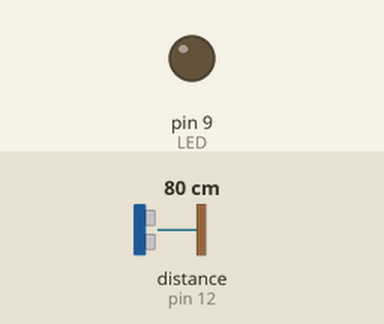
Recording of a sketch running on a simulated Arduino Uno, built with avr-gcc and run on an emulated ATmega328P. On the bench: output pins drawn as LEDs (lit = HIGH). The inputs (shaded band) are chosen by the test bench; at power-on: distance to the obstacle (sensor on pin 12) 80 cm. The echo pulse lasts 58.3 µs per cm.

Above: at 1.2 s.
1.3 s: distance to the obstacle (sensor on pin 12) set to 54 cm
2.8 s: distance to the obstacle (sensor on pin 12) set to 49 cm
At 3.5 s:
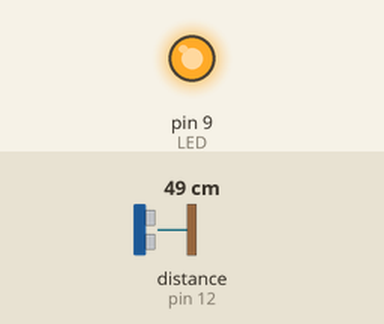
4.3 s: distance to the obstacle (sensor on pin 12) set to 18 cm
At 4.9 s:
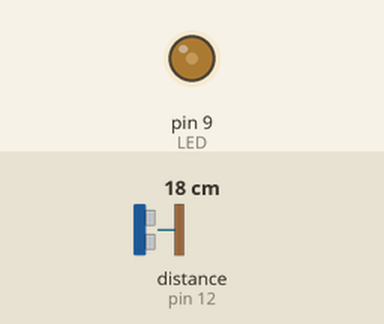
5.8 s: distance to the obstacle (sensor on pin 12) set to 35 cm
At 7.0 s:
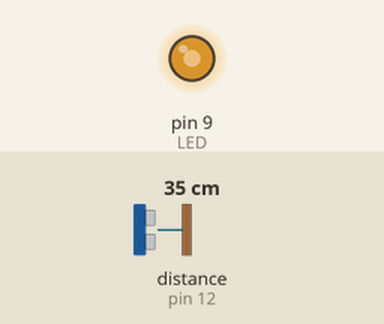
Timing chart, 0 to 8.3 s (numbered marks = the images above; inputs shaded):
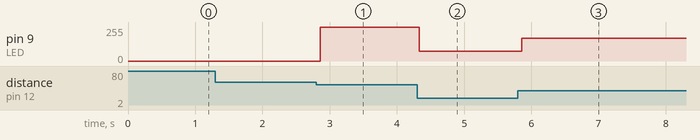

The sketch:

Dimmer.ino
```cpp
#include <NewPing.h>

#define TRIGGER_PIN 11
#define ECHO_PIN 12
#define MAX_DISTANCE 200
#define LED 9
int b;

NewPing sonar(TRIGGER_PIN, ECHO_PIN, MAX_DISTANCE);

void setup() {
   Serial.begin(9600);
   pinMode(LED,OUTPUT);
   b=0;
}

void loop() {
   delay(30);
   analogWrite(LED,b);

   unsigned int distance = sonar.ping_cm();
   if(distance >=5 && distance<=50)
   {
    b=map(distance,5,50,0,255);
   }

}
```

Measured:
- the behaviour switches between 50 and 49 cm on distance to the obstacle (sensor on pin 12) (found by bisection; images 0 and 1)
- after the input at 1.3 s, every drawn part: stays the same
- after the input at 2.8 s, pin 9 (LED): 0/255 → 255/255 after 0.06 s
- after the input at 4.3 s, pin 9 (LED): 255/255 → 73/255 at once
- after the input at 5.8 s, pin 9 (LED): 73/255 → 170/255 after 0.06 s
